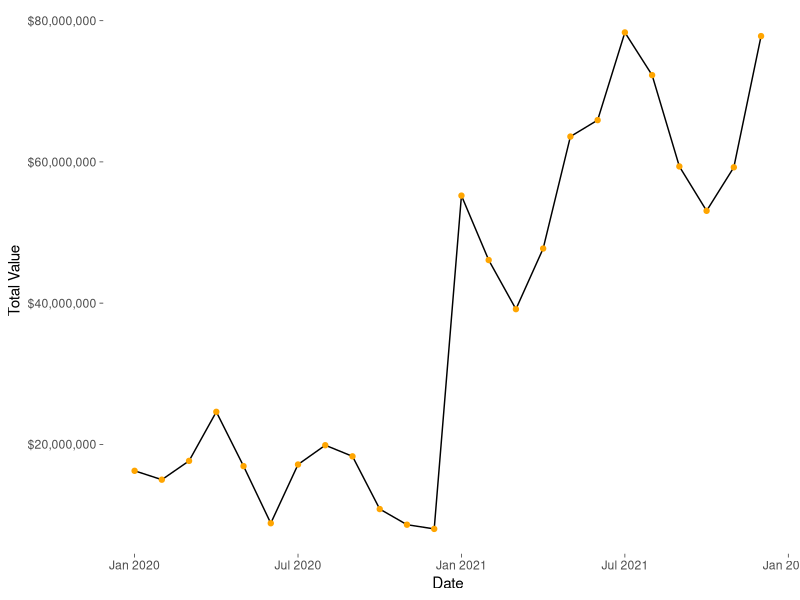
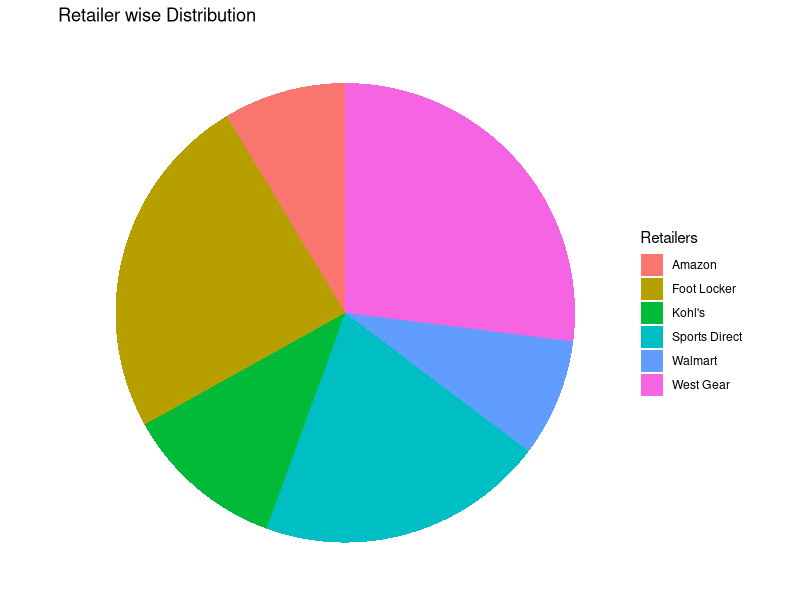
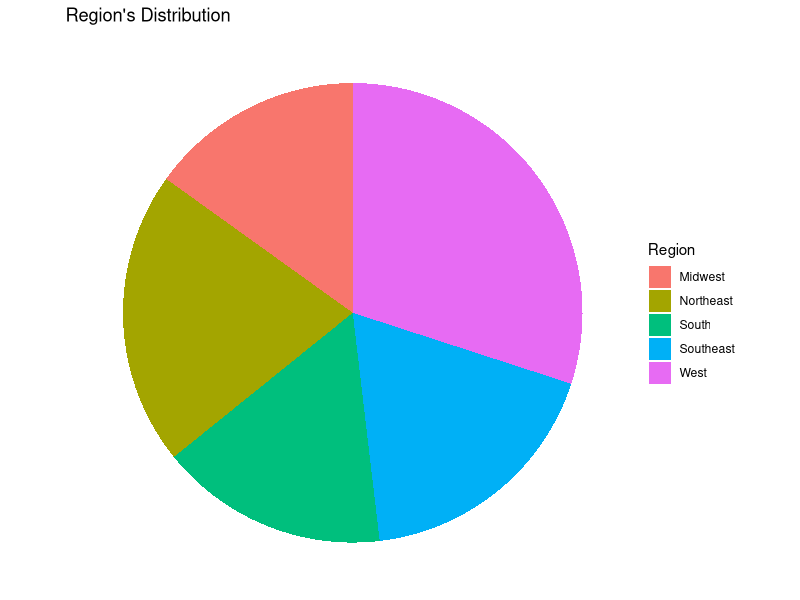
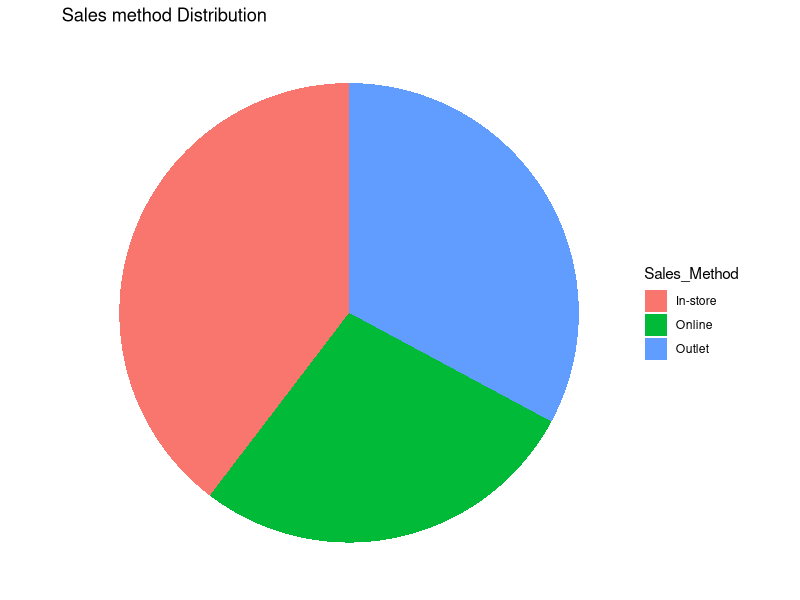

Reproduce these figures in R, in order.
## ---- chunk 1
library(readr)
library(scales)
data = read.csv("data.csv")
head(data,10)
## ---- chunk 2
df <- data.frame(Date = as.Date(data$Invoice.Date, format = "%m/%d/%Y"), Value = data$Total.Sales)
# Convert Date column to year-month format

library(zoo)
df$Date <- as.yearmon(df$Date)

df$Value <- as.numeric(df$Value)

# Filter and summarise
library(dplyr)

library(scales)
library(ggplot2)

d <- df %>%
  group_by(Date) %>%
  summarise(total_value = sum(Value, na.rm = TRUE))


# Assuming 'd' contains the summarized data
ggplot(d, aes(x = Date, y = total_value, group = 1)) +
  geom_line(color = "black") +
  geom_point(color = "orange") + # Add points for better visualization
  labs(x = "Date", y = "Total Value") +
  scale_y_continuous(labels = scales::dollar_format(scale = 1e-0)) +  # Adjust scale as needed
  theme_dark() + # Set the theme to dark
  theme(panel.background = element_rect(fill = "white"),
        panel.grid.major = element_blank(),  # Remove major grid lines
        panel.grid.minor = element_blank(),  # Remove minor grid lines
        panel.border = element_blank())


## ---- chunk 3
df1 = data.frame(Date = as.Date(data$Invoice.Date, format = "%m/%d/%Y"),Retailers = data$Retailer,Total_Sales= data$Total.Sales)
head(df1,10)

library(dplyr)


library(scales)
library(ggplot2)

df_agg <- df1 %>%
  group_by(Retailers) %>%
  summarise(Total_Earnings = sum(Total_Sales)) %>%
  arrange(desc(Total_Earnings))
# Analyze the Retailers Earnings with Total Earnings using Pie Chart 

ggplot(df_agg, aes(x = "", y = Total_Earnings, fill = Retailers)) +
  geom_bar(stat = "identity", width = 1) +
  coord_polar("y", start = 0) +
  theme_void() +
  theme(legend.position = "right") +
  labs(title = "Retailer wise Distribution",
       fill = "Retailers",
       y = "Total Earnings")


## ---- chunk 4
df2 = data.frame(Date = as.Date(data$Invoice.Date, format = "%m/%d/%Y"),Region = data$Region,Total_Sales= data$Total.Sales)
head(df2,10)
library(dplyr)


library(scales)
library(ggplot2)

df_agg2 <- df2 %>%
  group_by(Region) %>%
  summarise(Total_Earnings = sum(Total_Sales)) %>%
  arrange(desc(Total_Earnings))
# Analyze the Retailers Earnings with Total Earnings using Pie Chart 

ggplot(df_agg2, aes(x = "", y = Total_Earnings, fill = Region)) +
  geom_bar(stat = "identity", width = 1) +
  coord_polar("y", start = 0) +
  theme_void() +
  theme(legend.position = "right") +
  labs(title = "Region's Distribution",
       fill = "Region",
       y = "Total Earnings")


## ---- chunk 5

df3 = data.frame(Date = as.Date(data$Invoice.Date, format = "%m/%d/%Y"),Sales_method = data$Sales.Method,Total_Sales= data$Total.Sales)
head(df3,10)

library(dplyr)


library(scales)
library(ggplot2)

df_agg1 <- df3 %>%
  group_by(Sales_method) %>%
  summarise(Total_Earnings = sum(Total_Sales)) %>%
  arrange(desc(Total_Earnings))
# Analyze the Retailers Earnings with Total Earnings using Pie Chart 

ggplot(df_agg1, aes(x = "", y = Total_Earnings, fill = Sales_method)) +
  geom_bar(stat = "identity", width = 1) +
  coord_polar("y", start = 0) +
  theme_void() +
  theme(legend.position = "right") +
  labs(title = "Sales method Distribution",
       fill = "Sales_Method",
       y = "Total Earnings")


